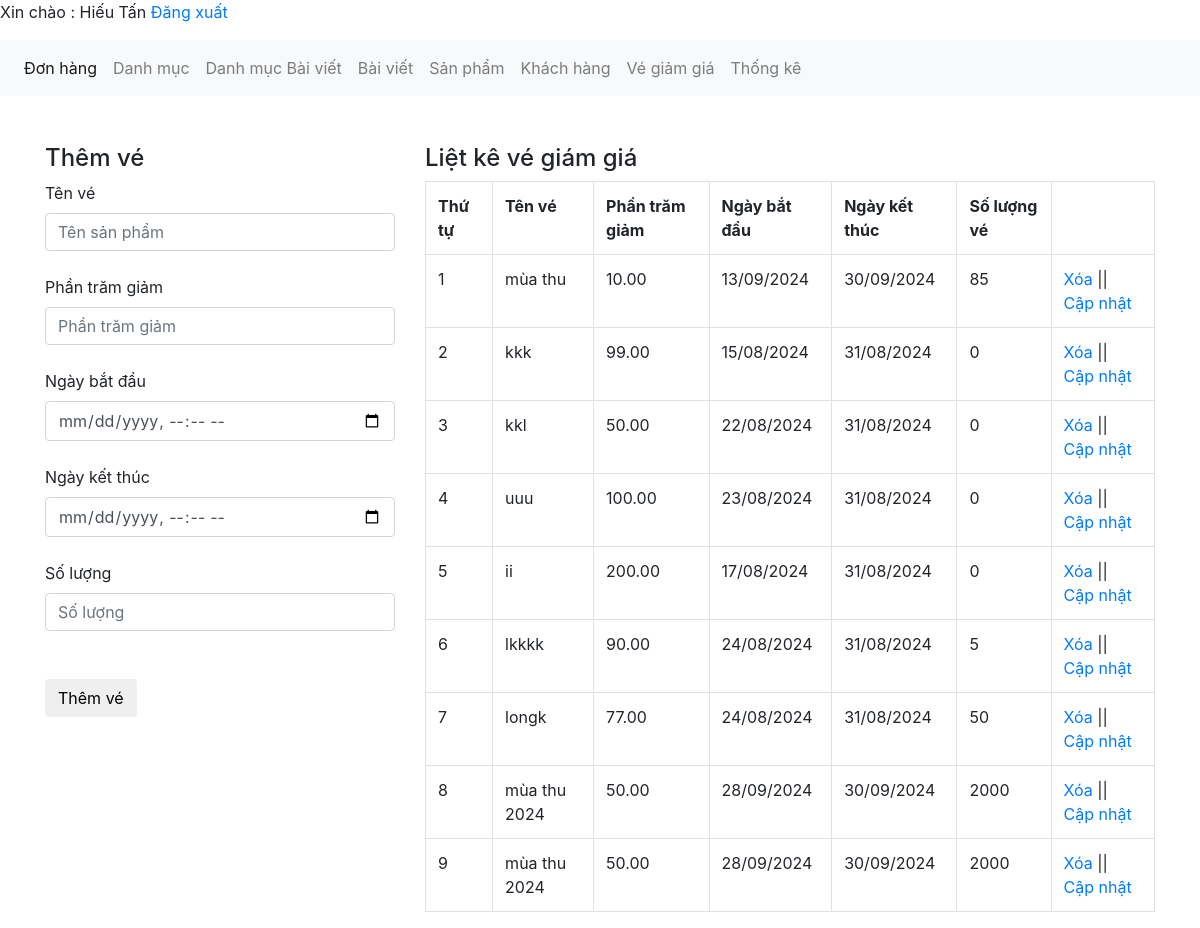
Page /admin/xulytikitdiscount.php (signed in) on the earlier database version.
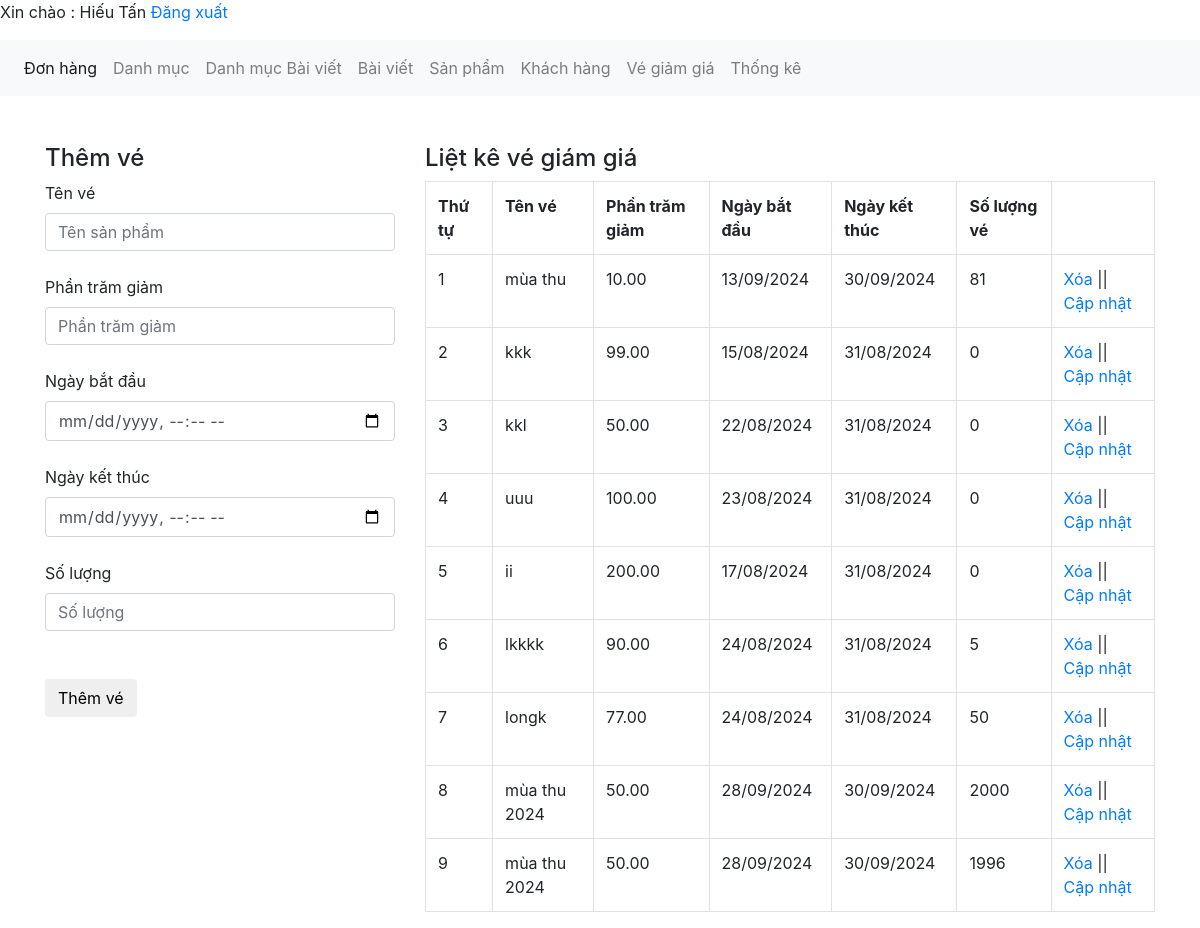
Same page on the later database version.
### tables this page shows
CREATE TABLE `tbl_tiketdiscount` (
  `id` int(11) NOT NULL,
  `name` varchar(255) DEFAULT NULL,
  `phanTramGiam` double(10,2) DEFAULT NULL,
  `ngayBatDau` datetime DEFAULT NULL,
  `ngayKetThuc` datetime DEFAULT NULL,
  `soLuong` int(255) DEFAULT NULL
);

### admin/xulytikitdiscount.php (the view, shortened to what this page needs)
<?php
    include('C:\xampp\htdocs\bandienmay\bandienmay\include\models\VeGiamGia.php');
?>
<!DOCTYPE html>
<html lang="en">
<head>
	<link href="../css/bootstrap.css" rel="stylesheet" type="text/css" media="all" />
</head>
<body>
<?php include "dashboard.php";?>
	<br><br>
	<div class="container">
		<div class="row">
		<?php
			if(isset($_GET['quanly'])=='capnhat'){
				$id_capnhat = $_GET['capnhat_id'];
				$sql_capnhat = mysqli_query($con,"SELECT * FROM tbl_tiketdiscount WHERE id='$id_capnhat'");
				$row_capnhat = mysqli_fetch_array($sql_capnhat);
				?>
				<div class="col-md-4">
				<h4>Cập nhật sản phẩm</h4>
				<form action="" method="POST" enctype="multipart/form-data">
					<label>Tên vé</label>
					<input type="text" class="form-control" name="name" value="<?php echo $row_capnhat['name'] ?>"><br>
					<input type="hidden" class="form-control" name="id_update" value="<?php echo $row_capnhat['id'] ?>">
					<label>Phần trăm giảm</label>
					<input type="text" class="form-control" name="phantramgiam" value="<?php echo $row_capnhat['phanTramGiam'] ?>"><br>
					<label>Ngày bắt đầu</label>
					<input  type="datetime-local" class="form-control" name="ngayBatDau" value="<?php echo $row_capnhat['ngayBatDau'] ?>"><br>
					<label>Ngày kết thúc</label>
					<input  type="datetime-local" class="form-control" name="ngayKetThuc" value="<?php echo $row_capnhat['ngayKetThuc'] ?>"><br>
					<label>Số lượng vé</label>
					<input type="text" class="form-control" name="soLuong" value="<?php echo $row_capnhat['soLuong'] ?>"><br>
					<input type="submit" name="capnhatve" value="Cập nhật vé" class="btn btn-default">
				</form>
				</div>
			<?php
			}else{
				?>
				<div class="col-md-4">
				<h4>Thêm vé</h4>
				<form action="" method="POST" >
					<label>Tên vé</label>
					<input type="text" class="form-control" name="tenve" placeholder="Tên sản phẩm"><br>
					<label>Phần trăm giảm</label>
					<input type="text" class="form-control" name="phantramgiam" placeholder="Phần trăm giảm"><br>
					<label>Ngày bắt đầu</label>
					<input type="datetime-local" class="form-control" name="ngaybatdau" placeholder="Ngày bắt đầu"><br>
					<label>Ngày kết thúc</label>
					<input type="datetime-local" class="form-control" name="ngayketthuc" placeholder="Ngày kết thúc"><br>
					<label>Số lượng</label>
					<input type="text" class="form-control" name="soluong" placeholder="Số lượng"><br>
					<br>
					<input type="submit" name="themve" value="Thêm vé" class="btn btn-default">
				</form>
				</div>
				<?php
			}
				?>
			<div class="col-md-8">
				<h4>Liệt kê vé giám giá</h4>
				<?php
				$sql_select_ve = mysqli_query($con,"SELECT * FROM tbl_tiketdiscount");
				?>
				<table class="table table-bordered ">
					<tr>
						<th>Thứ tự</th>
						<th>Tên vé</th>
						<th>Phần trăm giảm</th>
						<th>Ngày bắt đầu</th>
						<th>Ngày kết thúc</th>
						<th>Số lượng vé</th>
					</tr>
					<?php
					$i = 0;
					while($row_ve = mysqli_fetch_array($sql_select_ve)){
						$i++;
                        $ngayBatDau = DateTime::createFromFormat('Y-m-d H:i:s', $row_ve['ngayBatDau']);
                        $ngayKetThuc = DateTime::createFromFormat('Y-m-d H:i:s', $row_ve['ngayKetThuc']);
                        $ngayBatDauFormatted = $ngayBatDau ? $ngayBatDau->format('d/m/Y') : 'N/A';
                        $ngayKetThucFormatted = $ngayKetThuc ? $ngayKetThuc->format('d/m/Y') : 'N/A';
					?>
					<tr>
						<td><?php echo $i ?></td>
						<td><?php echo $row_ve['name'] ?></td>
						<td><?php echo $row_ve['phanTramGiam'] ?></td>
						<td><?php echo $ngayBatDauFormatted ?></td>
						<td><?php echo $ngayKetThucFormatted ?></td>
						<td><?php echo $row_ve['soLuong'] ?></td>
						<td><a href="?xoa=<?php echo $row_ve['id'] ?>">Xóa</a> || <a href="xulytikitdiscount.php?quanly=capnhat&capnhat_id=<?php echo $row_ve['id'] ?>">Cập nhật</a></td>
					</tr>
				<?php
					}
					?>
				</table>
			</div>
		</div>
	</div>
</body>
</html>

Differences in the rows shown:
changed tbl_tiketdiscount "mùa thu": soLuong "85" → "81"
changed tbl_tiketdiscount (number 9 of 9 on the later page): soLuong "2000" → "1996"
